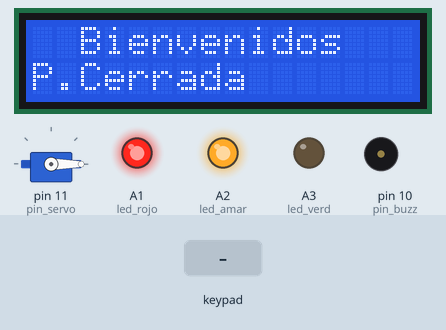
This sketch was run on a simulated Arduino Uno, built with avr-gcc and run on an emulated ATmega328P. On the bench: servo, 16×2 character LCD, output pins drawn as LEDs (lit = HIGH), buzzer (waves = sounding). The inputs (shaded band) are chosen by the test bench. What the sketch prints to the serial monitor is not drawn.

Above: at 1.2 s.
1.3 s: keypad keys 2 0 2 0 2 6 3 * pressed 0.4 s apart
At 5.8 s:
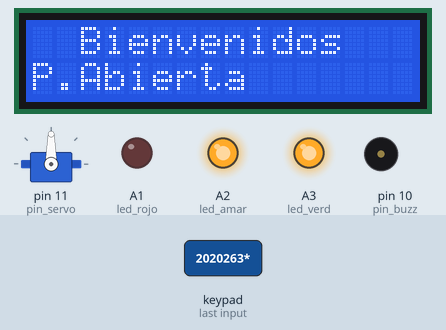
6.0 s: key '*' pressed
At 7.4 s:
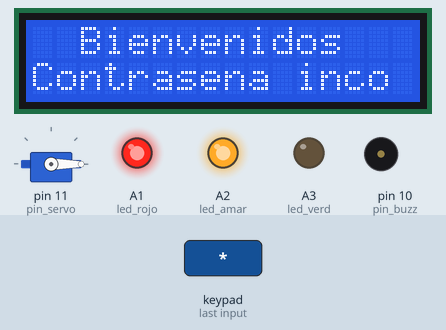
9.0 s: keypad keys 1 3 9 7 2 2 2 2 # pressed 0.4 s apart
At 12.6 s:
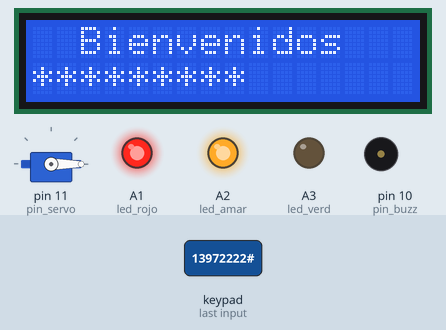
14.1 s: keypad keys 2 0 2 0 2 6 3 * # pressed 0.4 s apart
At 18.9 s:
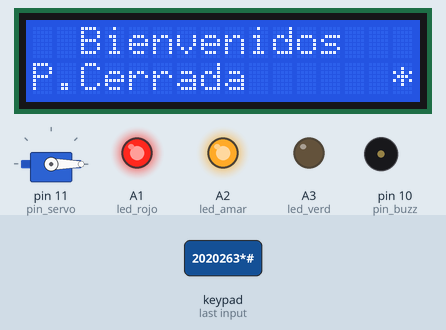
19.2 s: key 'A' pressed
At 20.4 s:
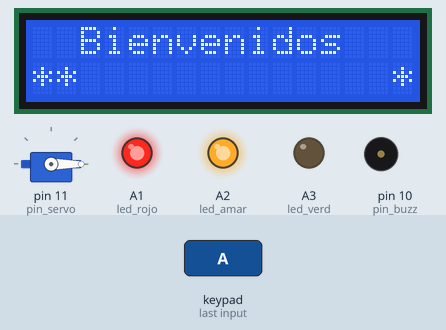
21.1 s: key 'B' pressed
At 22.0 s:
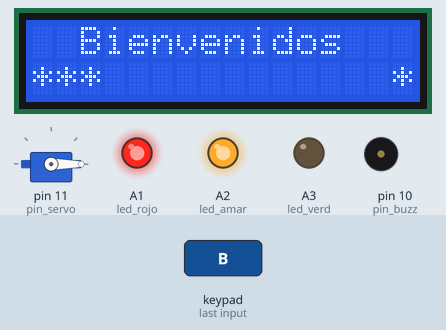
Timing chart, 0 to 23.6 s (numbered marks = the images above; inputs shaded):
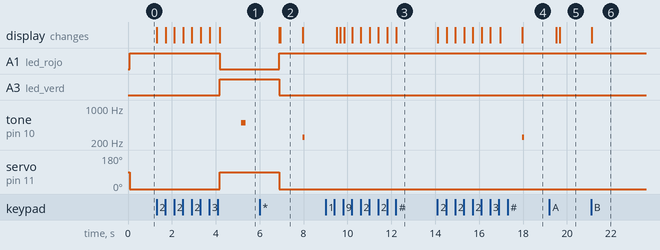

Measured:
- after the input at 1.3 s, A1 (led_rojo): HIGH → LOW after 2.9 s; A3 (led_verd): LOW → HIGH after 2.9 s; tone on pin 10 (pin_buzz): silent → 500 Hz after 3.9 s, → silent 0.20 s later; servo on pin 11 (pin_servo): 0° → 90° after 2.9 s; the display: first changes at once (image 1 shows a later state)
- after the input at 6.0 s, tone on pin 10 (pin_buzz): silent → 250 Hz after 2.0 s, → silent 0.10 s later; the display: first differs from a run without the input after 0.95 s (image 2)
- after the input at 9.0 s, the display: first changes after 0.51 s (image 3 shows a later state)
- after the input at 14.1 s, tone on pin 10 (pin_buzz): silent → 250 Hz after 3.9 s, → silent 0.10 s later; the display: first changes at once (image 4 shows a later state)
- after the input at 19.2 s, the display: first differs from a run without the input after 0.47 s (image 5)
- after the input at 21.1 s, the display: changes at once (image 6)
- what the display in image 2 shows lasts 1.1 s, from 6.9 s to 8.0 s

The sketch:

P6-Parte2.ino
```cpp
/*

   Fundacion Kinal
   Centro educativo tecnico laboral Kinal
   Quinto perito
   Quinto electronica
   Codigo Tecnico: EB5AM
   Curso: Taller de electronica digital y reparacion de computadoras I
   Proyecto: Practica 6
   Dev: Ludwyn Steven Ajsivinac Alonzo
   Fecha: 22de mayo
*/


#include <Wire.h>
#include <LiquidCrystal_I2C.h>
#include <Servo.h>
#include <Keypad.h>


//Directivas de preprocesador para la LCD
#define direccion_lcd 0x27
#define filas 2
#define columnas 16

#define filas_teclado 4
#define columnas_teclado 4
#define f1_teclado   9
#define f2_teclado   8
#define f3_teclado   7
#define f4_teclado   6
#define c1_teclado   5
#define c2_teclado   4
#define c3_teclado   3
#define c4_teclado   2


#define pin_servo 11
#define pin_buzz  10
#define led_rojo  A1
#define led_amar  A2
#define led_verd  A3
#define ON(pin)     digitalWrite(pin, HIGH);
#define OFF(pin)    digitalWrite(pin, LOW);


char keys[filas_teclado][columnas_teclado] = {
  {'1','2','3','A'},
  {'4','5','6','B'},
  {'7','8','9','C'},
  {'*','0','#','D'}
};

byte pines_filas[filas_teclado] = {f1_teclado,f2_teclado,f3_teclado,f4_teclado};
byte pines_columnas[columnas_teclado] = {c1_teclado,c2_teclado,c3_teclado,c4_teclado};


const int lock_pos = 0;
const int unlock_pos = 90;


String contrasenaCerradura = "2020263*";
String info_recibida = "";


byte pos_lcd = 0;


LiquidCrystal_I2C lcdCerradura(direccion_lcd, columnas, filas);
Servo ServoCerradura;
Keypad tecladoCerradura = Keypad( makeKeymap(keys), pines_filas, pines_columnas, filas_teclado,columnas_teclado);


void config_outputs(void);


void config_HMI(void);

void setup()
{
  Serial.begin(9600);
  Serial.println("Practica 6");
  config_outputs();
  config_HMI();
  ON(led_amar);
  ON(led_rojo);
  OFF(led_verd);
  ServoCerradura.write(0);

}


void loop()
{

  char key= tecladoCerradura.getKey();

  if(key)
  {

    info_recibida = info_recibida + key;
    Serial.println(key);
    lcdCerradura.setCursor(pos_lcd,1);
    lcdCerradura.print("*          ");
    pos_lcd++;
    if(key == '*')
    {
      lcdCerradura.setCursor(0,1);
      lcdCerradura.print("               ");
      Serial.println(info_recibida);
      if(info_recibida == contrasenaCerradura)
      {
        lcdCerradura.setCursor(0,1);
        lcdCerradura.print("Contrasena correcta");
        lcdCerradura.setCursor(0,1);
        lcdCerradura.print("P.Abierta          ");
        OFF(led_rojo);
        ON(led_verd);
        ServoCerradura.write(90);
        delay(1000);
        tone(pin_buzz, 500);
        delay(200);
        noTone(pin_buzz);
        delay(500);

        Serial.println("Contraseña correcta");
      }
      else
      {
        lcdCerradura.setCursor(0,1);
        lcdCerradura.print("Contrasena inco");
        delay(1000);
        lcdCerradura.setCursor(0,1);
        lcdCerradura.print("P.Cerrada      ");
        OFF(led_verd);
        ruido();
        ON(led_rojo);
        Serial.println("Contraseña incorrecta");
        ServoCerradura.write(0);
      }
      info_recibida = "";
      delay(1000);
      lcdCerradura.setCursor(0,1);
      lcdCerradura.print("P.Cerrada      ");
      pos_lcd = 0;
      ON(led_rojo);
      OFF(led_verd);
      ServoCerradura.write(0);
    }
  }

}


void config_outputs(void)
{
  pinMode(pin_servo, OUTPUT);
  pinMode(pin_buzz, OUTPUT);
  pinMode(led_amar, OUTPUT);
  pinMode(led_rojo, OUTPUT);
  pinMode(led_verd, OUTPUT);
}

void config_HMI(void)
{
  ServoCerradura.attach(pin_servo);
  lcdCerradura.init();
  lcdCerradura.backlight();
  lcdCerradura.setCursor(2,0);
  lcdCerradura.print("Bienvenidos");
  lcdCerradura.setCursor(0,1);
  lcdCerradura.print("P.Cerrada      ");
}

void ruido() {
  for(int i=0; i<1; i++){
    tone(pin_buzz,250);
    delay(100);
    noTone(pin_buzz);
    delay(200);
  }
  delay(200);
}
```
